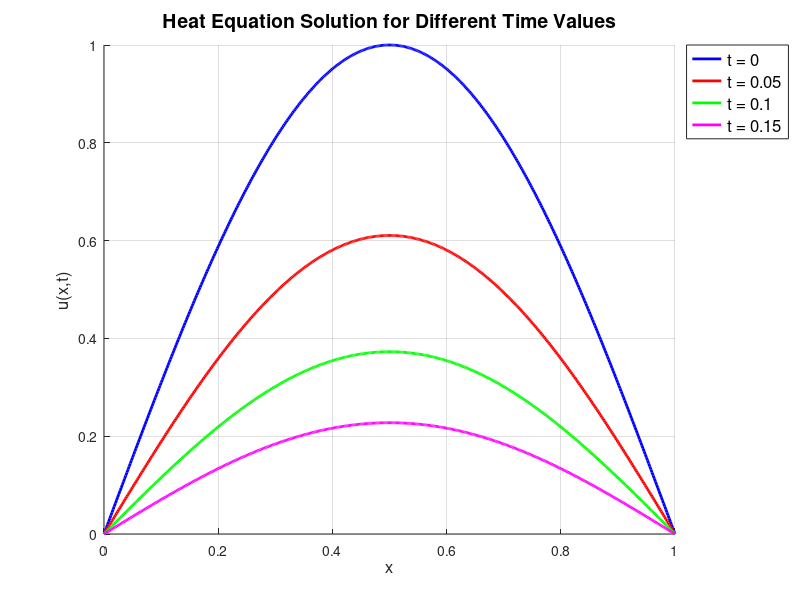

MATLAB code to generate this figure:
k = 1;
x = linspace(0, 1, 500);

% Time values for separate colors
times = [0, 0.05, 0.10, 0.15];
colors = {'b', 'r', 'g', 'm'}; % blue, red, green, magenta

figure;
hold on;

for i = 1:length(times)
    t = times(i);
    u = sin(pi .* x) .* exp(-k * (pi^2) * t);
    plot(x, u, 'Color', colors{i}, 'LineWidth', 2, ...
        'DisplayName', ['t = ' num2str(t)]);
end

xlabel('x', 'FontSize', 12);
ylabel('u(x,t)', 'FontSize', 12);
title('Heat Equation Solution for Different Time Values', 'FontSize', 14);
grid on;

% Improved legend
legend('Location', 'northeastoutside', 'FontSize', 12);

hold off;
